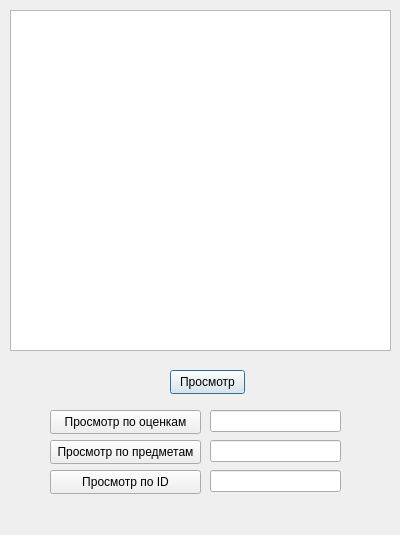
<?xml version="1.0" encoding="UTF-8"?>
<ui version="4.0">
 <class>ShowInfo</class>
 <widget class="QDialog" name="ShowInfo">
  <property name="geometry">
   <rect>
    <x>0</x>
    <y>0</y>
    <width>400</width>
    <height>535</height>
   </rect>
  </property>
  <property name="windowTitle">
   <string>Dialog</string>
  </property>
  <widget class="QPushButton" name="pushLookButton">
   <property name="geometry">
    <rect>
     <x>170</x>
     <y>370</y>
     <width>75</width>
     <height>24</height>
    </rect>
   </property>
   <property name="text">
    <string>Просмотр</string>
   </property>
  </widget>
  <widget class="QTextEdit" name="textEdit">
   <property name="enabled">
    <bool>true</bool>
   </property>
   <property name="geometry">
    <rect>
     <x>10</x>
     <y>10</y>
     <width>381</width>
     <height>341</height>
    </rect>
   </property>
   <property name="tabChangesFocus">
    <bool>false</bool>
   </property>
   <property name="readOnly">
    <bool>true</bool>
   </property>
  </widget>
  <widget class="QPushButton" name="pushWatchMarksButton">
   <property name="geometry">
    <rect>
     <x>50</x>
     <y>410</y>
     <width>151</width>
     <height>24</height>
    </rect>
   </property>
   <property name="text">
    <string>Просмотр по оценкам</string>
   </property>
  </widget>
  <widget class="QPushButton" name="pushWatchSubjectButton">
   <property name="geometry">
    <rect>
     <x>50</x>
     <y>440</y>
     <width>151</width>
     <height>24</height>
    </rect>
   </property>
   <property name="text">
    <string>Просмотр по предметам</string>
   </property>
  </widget>
  <widget class="QLineEdit" name="lineMarksEdit">
   <property name="geometry">
    <rect>
     <x>210</x>
     <y>410</y>
     <width>131</width>
     <height>22</height>
    </rect>
   </property>
  </widget>
  <widget class="QLineEdit" name="lineSubjectEdit">
   <property name="geometry">
    <rect>
     <x>210</x>
     <y>440</y>
     <width>131</width>
     <height>22</height>
    </rect>
   </property>
  </widget>
  <widget class="QPushButton" name="pushWatchIDButton">
   <property name="geometry">
    <rect>
     <x>50</x>
     <y>470</y>
     <width>151</width>
     <height>24</height>
    </rect>
   </property>
   <property name="text">
    <string>Просмотр по ID</string>
   </property>
  </widget>
  <widget class="QLineEdit" name="lineIDEdit">
   <property name="geometry">
    <rect>
     <x>210</x>
     <y>470</y>
     <width>131</width>
     <height>22</height>
    </rect>
   </property>
  </widget>
 </widget>
 <resources/>
 <connections/>
</ui>
